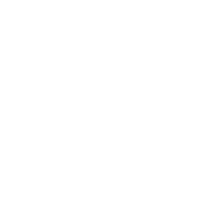
Frame 1 (no input)
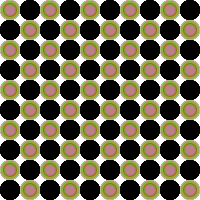
Frame 60 (the mouse pressed at the canvas centre just before this capture)
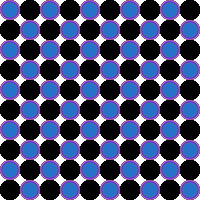
Frame 120 (the mouse held since frame 60 and released just before this capture)

The Processing sketch that drew these frames (run headless with seeded random() and noise(); from frame 60 on, the mouse is pressed at the canvas centre):

// Processing sketch: processing_15872
// ── processing_15872.pde

//Romina de Grote
//Sketch with grid, sin and interactive
//21.11.2010

int Width=200;
int Height=200;

float r; // variables for colors
float g;
float b;
float A;

float d = 0.0; // sin and cos
  float s ;

 
void setup(){
size(200,200);
  background(255);
  smooth();
  frameRate(100);
 
}
  
   
void draw() {  

  
 r = random(255);
 g = random(255);
 b = random(255);
 A = random(255);
 
     
 
      int i,j,a=0;
      noStroke();
      for(i=10 ; i < Height ; i = i +20){ // loop function for the grid
        for(j=10;j<Width;j=j+20){
                if(a%2==0){
                    fill(r,g,b,A);
                    
                    
                }
                else{
                    fill(0);
                   
                   
                }
                ellipse(i,j,d,d);
                a++;
                 
                 
        }
        a++;
      
     }
       d = (20 * sin(s) ); 
       s += 0.1;

       
}

void mousePressed() { // mousse pressed for background black  
background(0);
  
}

void keyPressed(){ // key pressed for bacground white
background(255);
}

    
  
